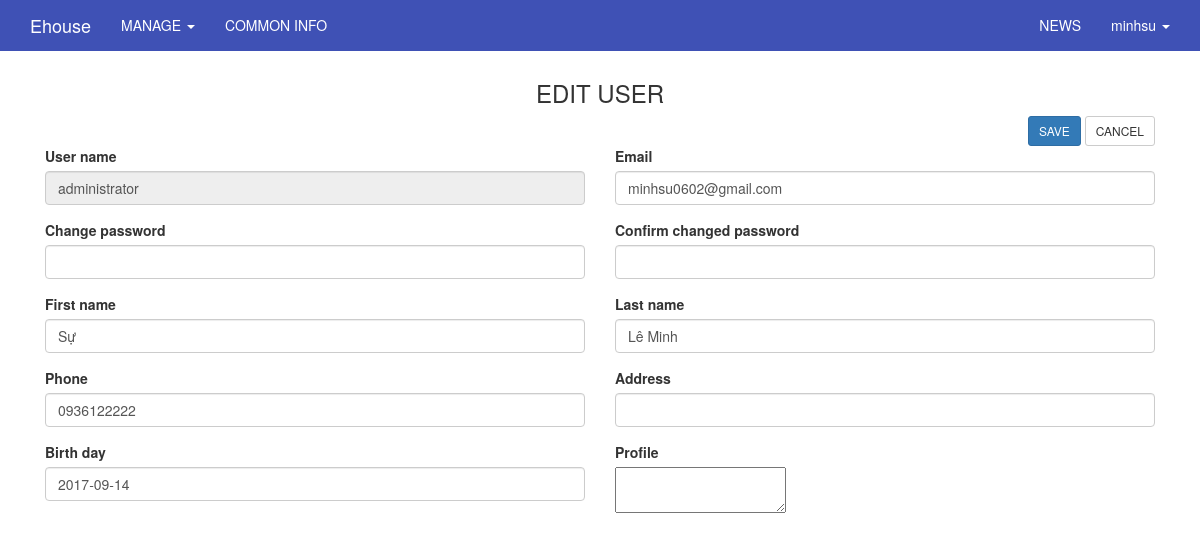
/admin/users/edit/1 (signed in), run on an earlier commit of the app's database.
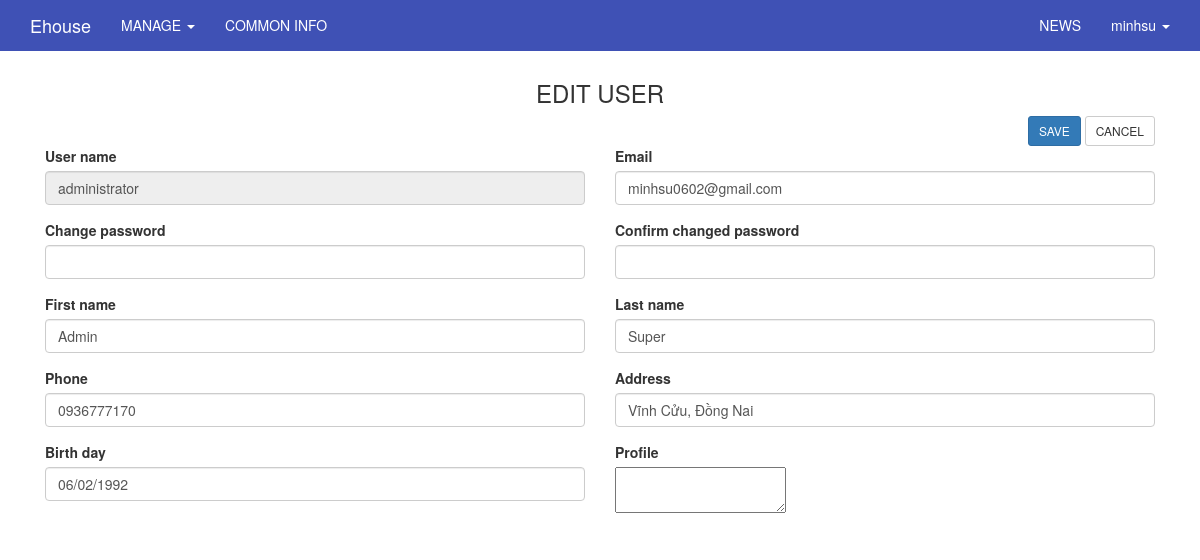
And on a later commit of the database.
### tables this page shows
CREATE TABLE `users` (
  `id` int(11) UNSIGNED NOT NULL,
  `ip_address` varchar(15) NOT NULL,
  `username` varchar(100) NOT NULL,
  `password` varchar(255) NOT NULL,
  `salt` varchar(255) DEFAULT NULL,
  `email` varchar(100) NOT NULL,
  `activation_code` varchar(40) DEFAULT NULL,
  `forgotten_password_code` varchar(40) DEFAULT NULL,
  `forgotten_password_time` int(11) UNSIGNED DEFAULT NULL,
  `remember_code` varchar(40) DEFAULT NULL,
  `created_on` int(11) UNSIGNED NOT NULL,
  `last_login` int(11) UNSIGNED DEFAULT NULL,
  `active` tinyint(1) UNSIGNED DEFAULT NULL,
  `first_name` varchar(50) DEFAULT NULL,
  `last_name` varchar(50) DEFAULT NULL,
  `company` varchar(100) DEFAULT NULL,
  `birth_day` varchar(50) NOT NULL,
  `phone` varchar(20) DEFAULT NULL,
  `address` varchar(255) DEFAULT NULL,
  `profile` text,
  `modified_date` datetime DEFAULT NULL
);

### application/core/MY_Controller.php (called while the page is built, shortened)
<?php
class MY_Controller extends CI_Controller {
	protected function render($the_view = NULL, $template = 'master')
	{
		if($template == 'json' || $this->input->is_ajax_request())
		{
			header('Content-Type: application/json');
			echo json_encode($this->data);
		}
		else if(is_null($template))
		{
			$this->load->view($the_view, $this->data);
		}else
		{
			$this->data['the_view_content'] = (is_null($the_view)) ? '' : $this->load->view($the_view, $this->data, TRUE);
			$this->load->view('templates/' . $template . '_view', $this->data);
		}
	}
}
class Admin_Controller extends MY_Controller
{
	protected function render($the_view = NULL, $template = 'admin_master')
	{
		parent::render($the_view, $template);
	}
}

### application/controllers/admin/Users.php (called while the page is built, shortened)
<?php
class Users extends Admin_Controller
{
    function __construct()
    {
        $this->form_validation->set_error_delimiters('<span class="form_error">','</span>');
    }
    public function edit($user_id = NULL)
    {
        $user_id = $this->input->post('user_id') ? $this->input->post('user_id') : $user_id;
        $this->form_validation->set_rules('first_name','First name','trim|required');
        $this->form_validation->set_rules('last_name','Last name','trim|required');
        $this->form_validation->set_rules('phone','Phone','trim|required');
        $this->form_validation->set_rules('address','Address','trim');
        $this->form_validation->set_rules('email','Email','trim|required|valid_email');
        $this->form_validation->set_rules('password','Password','min_length[6]');
        $this->form_validation->set_rules('password_confirm','Password confirmation','matches[password]');
        $this->form_validation->set_rules('user_id','User ID','trim|integer|required');
        if($this->form_validation->run() === FALSE){
            if($user = $this->ion_auth->user((int) $user_id)->row()){
                $this->data['user'] = $user;
            }else{
                $this->postal->add('The user doesn\'t exist.','error');
                redirect('admin/users');
            }
            $this->render('admin/users/edit_view');
        }
    }
}

### index.php (called while the page is built, shortened)
<?php
require_once BASEPATH.'core/CodeIgniter.php';

### application/libraries/Ion_auth.php (called while the page is built, shortened)
<?php  if ( ! defined('BASEPATH')) exit('No direct script access allowed');
class Ion_auth
{
    public $_cache_user_in_group;
    public function __construct()
    {
        $this->_cache_user_in_group =& $this->ion_auth_model->_cache_user_in_group;
        $this->ion_auth_model->trigger_events('library_constructor');
    }
    public function __call($method, $arguments)
    {
        return call_user_func_array( array($this->ion_auth_model, $method), $arguments);
    }
    public function __get($var)
    {
        return get_instance()->$var;
    }
    public function logged_in()
    {
        $this->ion_auth_model->trigger_events('logged_in');
        return (bool) $this->session->userdata('identity');
    }
    public function in_group($check_group, $id=false, $check_all = false)
    {
        $this->ion_auth_model->trigger_events('in_group');
        $id || $id = $this->session->userdata('user_id');
        if (!is_array($check_group))
        {
            $check_group = array($check_group);
        }
        if (isset($this->_cache_user_in_group[$id]))
        {
            $groups_array = $this->_cache_user_in_group[$id];
        }
        else
        {
            $users_groups = $this->ion_auth_model->get_users_groups($id)->result();
            $groups_array = array();
            foreach ($users_groups as $group)
            {
                $groups_array[$group->id] = $group->name;
            }
            $this->_cache_user_in_group[$id] = $groups_array;
        }
        foreach ($check_group as $key => $value)
        {
            $groups = (is_string($value)) ? $groups_array : array_keys($groups_array);
            if (in_array($value, $groups) xor $check_all)
            {
                return !$check_all;
            }
        }
        return $check_all;
    }
}

### application/models/Ion_auth_model.php (called while the page is built, shortened)
<?php  if ( ! defined('BASEPATH')) exit('No direct script access allowed');
class Ion_auth_model extends CI_Model
{
    public $tables = array();
    public $_ion_where = array();
    public $_ion_select = array();
    public $_ion_limit = NULL;
    public $_ion_offset = NULL;
    public $_ion_order_by = NULL;
    public $_ion_order = NULL;
    protected $response = NULL;
    public function __construct()
    {
        $this->config->load('ion_auth', TRUE);
        $this->tables  = $this->config->item('tables', 'ion_auth');
    }
    public function limit($limit)
    {
        $this->_ion_limit = $limit;
        return $this;
    }
    public function where($where, $value = NULL)
    {
        if (!is_array($where))
        {
            $where = array($where => $value);
        }
        array_push($this->_ion_where, $where);
        return $this;
    }
    public function order_by($by, $order='desc')
    {
        $this->_ion_order_by = $by;
        $this->_ion_order    = $order;
        return $this;
    }
    public function row()
    {
        $row = $this->response->row();
        return $row;
    }
    public function users($groups = NULL)
    {
        if (isset($this->_ion_select) && !empty($this->_ion_select))
        {
            foreach ($this->_ion_select as $select)
            {
                $this->db->select($select);
            }
            $this->_ion_select = array();
        }
        else
        {
            $this->db->select(array(
                $this->tables['users'].'.*',
                $this->tables['users'].'.id as id',
                $this->tables['users'].'.id as user_id'
            ));
        }
        if (isset($this->_ion_where) && !empty($this->_ion_where))
        {
            foreach ($this->_ion_where as $where)
            {
                $this->db->where($where);
            }
            $this->_ion_where = array();
        }
        if (isset($this->_ion_limit) && isset($this->_ion_offset))
        {
            $this->db->limit($this->_ion_limit, $this->_ion_offset);
            $this->_ion_limit  = NULL;
            $this->_ion_offset = NULL;
        }
        else if (isset($this->_ion_limit))
        {
            $this->db->limit($this->_ion_limit);
            $this->_ion_limit  = NULL;
        }
        if (isset($this->_ion_order_by) && isset($this->_ion_order))
        {
            $this->db->order_by($this->_ion_order_by, $this->_ion_order);
            $this->_ion_order    = NULL;
            $this->_ion_order_by = NULL;
        }
        $this->response = $this->db->get($this->tables['users']);
        return $this;
    }
    public function user($id = NULL)
    {
        $id = isset($id) ? $id : $this->session->userdata('user_id');
        $this->users();
        return $this;
    }
}

### application/views/admin/users/edit_view.php (the view, shortened to what the changed rows need)
<div class="container" style="margin-top:0px;">
    <?php echo form_open_multipart('admin/users/edit/'.$user->id);?>
    <div class="row">
        <div class="col-lg-12">
            <div class="form-group col-md-6 col-lg-6">
                <?php
                echo form_label('User name','username');
                ?>
                <input type="text" name="username" class="form-control" disabled value="<?php echo $user->username; ?>">
            </div>
            <div class="form-group col-md-6 col-lg-6">
                <?php
                echo form_label('Email','email');
                ?>
                <input type="text" name="email" class="form-control" value="<?php if(set_value("email")) echo set_value("email"); else echo $user->email; ?>">
            </div>
            <div class="form-group col-md-6 col-lg-6">
                <?php
                echo form_label('First name','first_name');
                ?>
                <input type="text" name="first_name" class="form-control" value="<?php if(set_value("first_name")) echo set_value("first_name"); else echo $user->first_name; ?>">
            </div>
            <div class="form-group col-md-6 col-lg-6">
                <?php
                echo form_label('Last name','last_name');
                ?>
                <input type="text" name="last_name" class="form-control" value="<?php if(set_value("last_name")) echo set_value("last_name"); else echo $user->last_name; ?>">
            </div>
            <div class="form-group col-md-6 col-lg-6">
                <?php
                echo form_label('Phone','phone');
                ?>
                <input type="text" name="phone" class="form-control" value="<?php if(set_value("phone")) echo set_value("phone"); else echo $user->phone; ?>">
            </div>
            <div class="form-group col-md-6 col-lg-6">
                <?php
                echo form_label('Address','address');
                ?>
                <input type="text" name="address" class="form-control" value="<?php if(set_value("address")) echo set_value("address"); else echo $user->address; ?>">
            </div>
            <div class="form-group col-md-6 col-lg-6">
                <?php
                echo form_label('Birth day','birth_day');
                ?>
                <input type="text" id="birth_day" name="birth_day" class="form-control" value="<?php if(set_value("birth_day")) echo set_value("birth_day"); else echo $user->birth_day; ?>">
            </div>
            <?php echo form_close();?>
        </div>

What changed in the data, as far as the page shows it:
changed users "administrator": first_name "Sự" → "Admin"; last_name "Lê Minh" → "Super"; phone "0936122222" → "0936777170"; address (not shown) → "Vĩnh Cửu, Đồng Nai"; birth_day "2017-09-14" → "06/02/1992"
